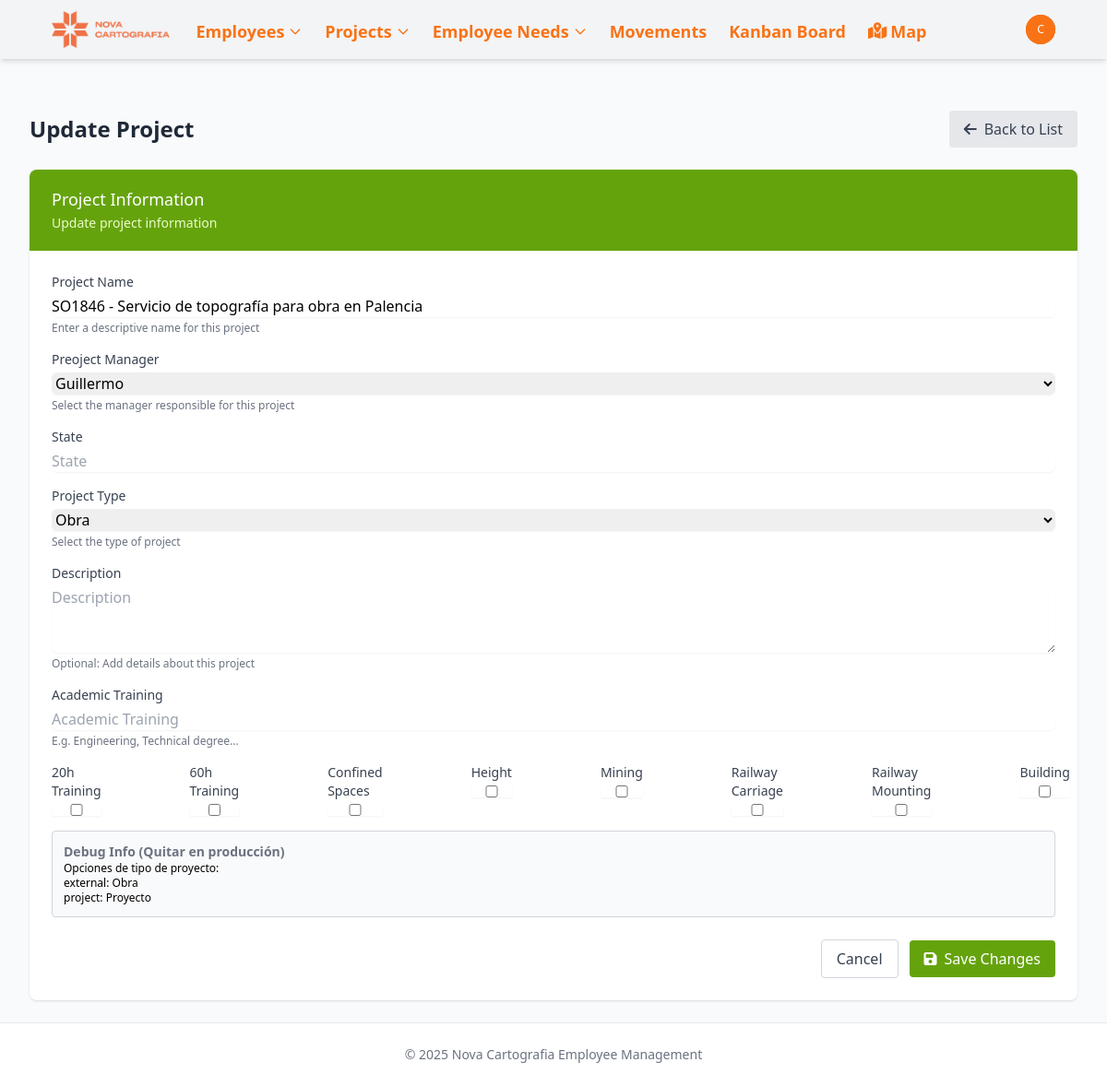
The page /projects/11/edit/ (signed in) on the database as committed earlier.
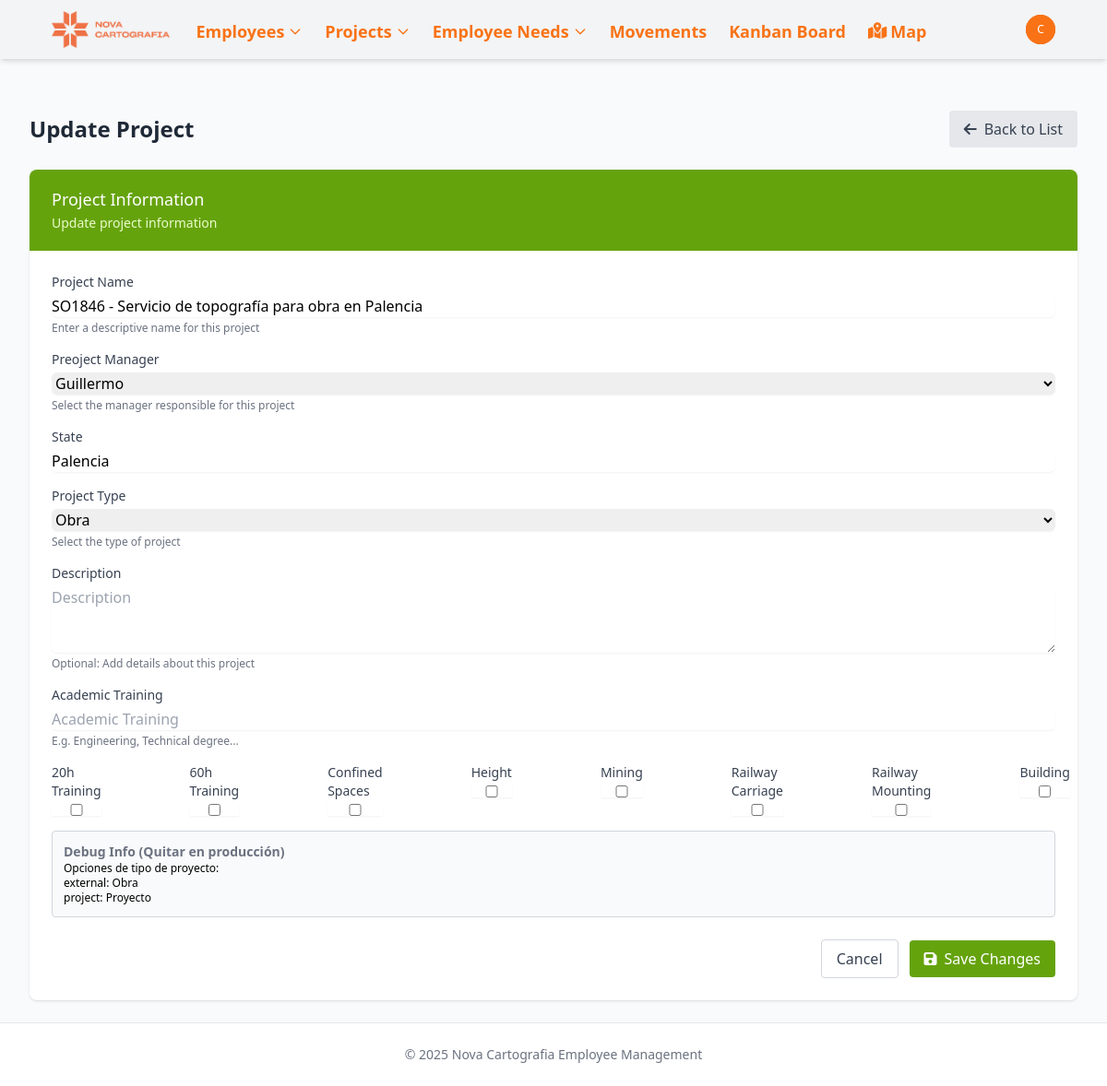
The same page on the database as committed later.
### novacartografia_employee_management/models.py (models this page shows, shortened)
class Project(models.Model):
    PROJECT_TYPES = [
        ('external', 'Obra'),
        ('project', 'Proyecto'),
    ]
    MANAGER_TYPES = [
        ('Jose Cuesta Mejías', 'Cuesta'),
        ('Javier Marín Gimeno', 'Javi'),
        ('Guillermo Boscá Gómez', 'Guillermo'),
        ('Miguel Ángel Martínez García', 'Miguel Ángel'),
        ('Óscar López Valverde', 'Óscar'),
    ]
    name = models.CharField(max_length=100)
    type = models.CharField(max_length=50, choices=PROJECT_TYPES, default='proyecto')
    description = models.TextField(blank=True, null=True)
    manager = models.CharField(max_length=50, choices=MANAGER_TYPES, null=True, blank=True)
    state = models.CharField(max_length=50, null=True, blank=True, )
    academic_training = models.CharField(max_length=100, blank=True, null=True)
    twenty_hours = models.BooleanField(default=False)
    sixty_hours = models.BooleanField(default=False)
    confine = models.BooleanField(default=False)
    height = models.BooleanField(default=False)
    mining = models.BooleanField(default=False)
    railway_carriage = models.BooleanField(default=False)
    railway_mounting = models.BooleanField(default=False)
    building = models.BooleanField(default=False)
    office_work = models.BooleanField(default=False)
    scanner = models.BooleanField(default=False)
    leveling = models.BooleanField(default=False)
    static = models.BooleanField(default=False)
    drag = models.BooleanField(default=False)

### novacartografia_employee_management/views.py (the view)
# urls.py: path('projects/<int:pk>/edit/', views.project_update, name='project_update'),
@login_required
def project_update(request, pk):
    project = get_object_or_404(Project, pk=pk)
    if request.method == 'POST':
        form = ProjectForm(request.POST, instance=project)
        if form.is_valid():
            form.save()
            messages.success(request, f'Project "{project.name}" has been updated successfully.')
            return redirect('project_detail', pk=project.id)
    else:
        form = ProjectForm(instance=project)
    return render(request, 'novacartografia_employee_management/project_form.html', {
        'form': form,
        'project': project,
        'title': 'Update Project',
        'button_text': 'Save Changes',
        'is_new': False
    })

### templates/novacartografia_employee_management/project_form.html (shortened to what the changed rows need)
{% extends "base.html" %}
{% block content %}
<div class="mb-6 flex justify-between items-center">
    <h2 class="text-2xl font-bold text-gray-800">{{ title }}</h2>
</div>
<div class="bg-white shadow overflow-hidden sm:rounded-lg">
    <div class="px-4 py-5 sm:p-6">
        <form method="post">
            <div class="mb-4">
                <label for="{{ form.name.id_for_label }}" class="block text-sm font-medium text-gray-700">
                    {{ form.name.label }}
                </label>
                {{ form.name }}
                {% if form.name.help_text %}
                    <p class="mt-1 text-xs text-gray-500">{{ form.name.help_text }}</p>
                {% endif %}
            </div>
            <div class="mb-4">
                <label for="{{ form.manager.id_for_label }}" class="block text-sm font-medium text-gray-700">
                    Preoject Manager
                </label>
                {{ form.manager }}
                {% if form.manager.help_text %}
                    <p class="mt-1 text-xs text-gray-500">{{ form.manager.help_text }}</p>
                {% endif %}
            </div>
            <div class="mb-4">
                <label for="{{ form.state.id_for_label }}" class="block text-sm font-medium text-gray-700">
                    {{ form.state.label }}
                </label>
                {{ form.state }}
            </div>
            <div class="mb-4">
                <label for="{{ form.type.id_for_label }}" class="block text-sm font-medium text-gray-700">
                    {{ form.type.label }}
                </label>
                <select name="{{ form.type.name }}" id="{{ form.type.id_for_label }}" class="mt-1 block w-full rounded-md border-gray-300 shadow-sm focus:border-lime-500 focus:ring focus:ring-lime-500 focus:ring-opacity-50">
                    {% for value, label in form.fields.type.choices %}
                        <option value="{{ value }}" {% if form.type.value == value %}selected{% endif %}>{{ label }}</option>
                    {% endfor %}
                </select>
                {% if form.type.help_text %}
                    <p class="mt-1 text-xs text-gray-500">{{ form.type.help_text }}</p>
                {% endif %}
            </div>
            <div class="mb-4">
                <label for="{{ form.description.id_for_label }}" class="block text-sm font-medium text-gray-700">
                    {{ form.description.label }}
                </label>
                {{ form.description }}
                {% if form.description.help_text %}
                    <p class="mt-1 text-xs text-gray-500">{{ form.description.help_text }}</p>
                {% endif %}
            </div>
            <div class="mb-4">
                <label for="{{ form.academic_training.id_for_label }}" class="block text-sm font-medium text-gray-700">
                    {{ form.academic_training.label }}
                </label>
                {{ form.academic_training }}
                {% if form.academic_training.help_text %}
                    <p class="mt-1 text-xs text-gray-500">{{ form.academic_training.help_text }}</p>
                {% endif %}
            </div>
            <div class="flex flex-col sm:flex-row sm:space-x-24 w-auto">
                <div class="mb-4 flex flex-col">
                    <label for="{{ form.twenty_hours.id_for_label }}" class="block text-sm font-medium text-gray-700">
                        {{ form.twenty_hours.label }}
                    </label>
                    {{ form.twenty_hours }}
                </div>
                <div class="mb-4 flex flex-col">
                    <label for="{{ form.sixty_hours.id_for_label }}" class="block text-sm font-medium text-gray-700">
                        {{ form.sixty_hours.label }}
                    </label>
                    {{ form.sixty_hours }}
                </div>
                <div class="mb-4 flex flex-col">
                    <label for="{{ form.confine.id_for_label }}" class="block text-sm font-medium text-gray-700">
                        {{ form.confine.label }}
                    </label>
                    {{ form.confine }}
                </div>
                <div class="mb-4 flex flex-col">
                    <label for="{{ form.height.id_for_label }}" class="block text-sm font-medium text-gray-700">
                        {{ form.height.label }}
                    </label>
                    {{ form.height }}
                </div>
                <div class="mb-4 flex flex-col">
                    <label for="{{ form.mining.id_for_label }}" class="block text-sm font-medium text-gray-700">
                        {{ form.mining.label }}
                    </label>
                    {{ form.mining }}
                </div>
                <div class="mb-4 flex flex-col">
                    <label for="{{ form.railway_carriage.id_for_label }}" class="block text-sm font-medium text-gray-700">
                        {{ form.railway_carriage.label }}
                    </label>
                    {{ form.railway_carriage }}
                </div>
                <div class="mb-4 flex flex-col">
                    <label for="{{ form.railway_mounting.id_for_label }}" class="block text-sm font-medium text-gray-700">
                        {{ form.railway_mounting.label }}
                    </label>
                    {{ form.railway_mounting }}
                </div>
                <div class="mb-4 flex flex-col">
                    <label for="{{ form.building.id_for_label }}" class="block text-sm font-medium text-gray-700">
                        {{ form.building.label }}
                    </label>
                    {{ form.building }}
                </div>
            </div>
        </form>
    </div>
</div>
{% endblock %}

Rows that differ between the two databases and show on the page:
changed Project "SO1846 - Servicio de topografía para obra en Palencia": state (not shown) → "Palencia"
